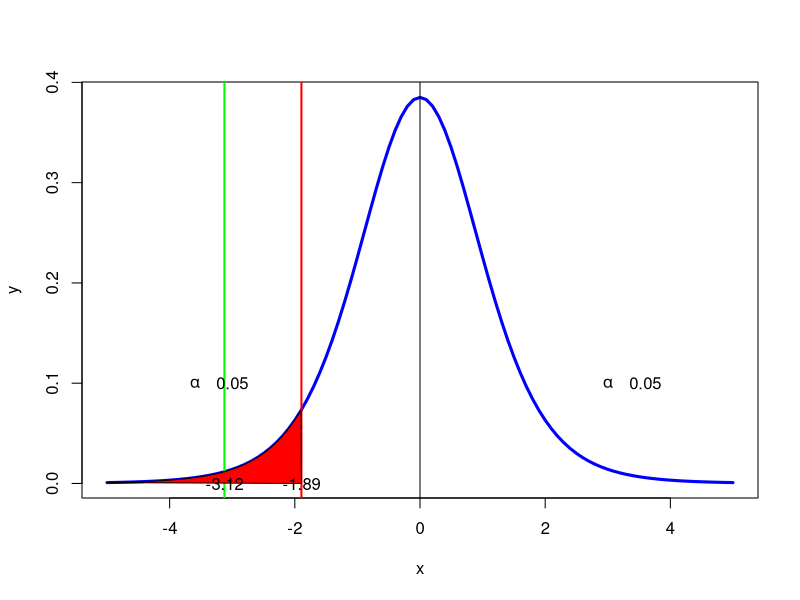

Generate this figure with R:
#page no : 437-439
study<-data.frame(subject=c('A','B','C','D','E','F','G','H'),
                  before=c(6.6,6.5,9.0,10.3,11.3,8.1,6.3,11.6),
                  after=c(6.8,2.4,7.4,8.5,8.1,6.1,3.4,2.0))
study$diff=study$after-study$before
xbar=round(mean(study$diff),3)
study$dbarsq=(study$diff-xbar)^2
View(study)
n=8
sumxbar=round(sum(study$dbarsq),2)
s=round(sqrt(sumxbar/(n-1)),2)
SE=round(s/sqrt(n),2)
df=n-1
t_stat=round((xbar-0)/SE,2)
alpha=0.05
t_critical=qt(alpha,df=n-1)
p_value=pnorm(t_stat)
if(t_stat<t_critical)
{
  print("Reject H0")
}else
{
  print("Accept H0")
}
dfs <- n-1
x <- seq(-5,5,0.1)
y <- dt(x,dfs)
plot(x,y,type='l',lwd=3,col='blue',xlab='x')
abline(v=0)
abline(v=t_critical,lwd=2,col='red')
abline(v=xbar,lwd=2,col='green')
polygon(c(x[x<=t_critical],t_critical ),c(y[x<=t_critical],0),col="red")
text(t_critical,0,round(t_critical,2))
text(xbar,0,round(xbar,2))
text(3.0,0.1,expression(alpha))
text(3.6,0.1,alpha)
text(-3.6,0.1,expression(alpha))
text(-3.0,0.1,alpha)
#The answer may slightly vary due to rounding off values.
